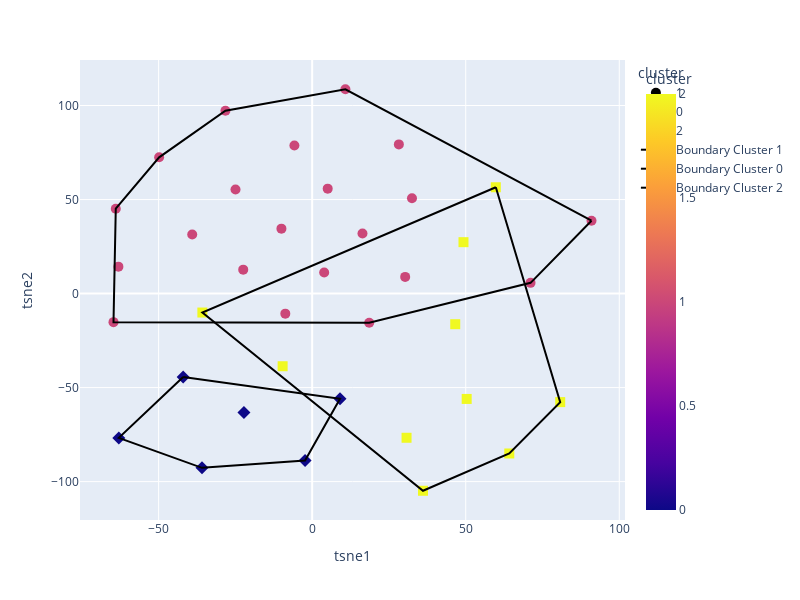

The notebook cell saved with this chart:
### Code cell
twoD_data_creation_with_boundaries(df['Cluster'].values, scaled_data)

### Figure 1 — Plotly figure (JSON) as saved in the notebook; plotly's stock layout.template omitted (floating-point values rounded to 4 significant figures)
{"data": [{"hovertemplate": "cluster=%{marker.color}<br>tsne1=%{x}<br>tsne2=%{y}<extra></extra>", "legendgroup": "1", "marker": {"color": [1, 1, 1, 1, 1, 1, 1, 1, 1, 1, 1, 1, 1, 1, 1, 1, 1, 1, 1, 1, 1], "coloraxis": "coloraxis", "size": 10, "symbol": "circle"}, "mode": "markers", "name": "1", "orientation": "v", "showlegend": true, "type": "scatter", "x": [5.056, 28.23, 10.82, -39.06, 71.11, -5.788, -64.69, 30.28, -24.96, -49.83, -63.09, -10.01, 90.95, -28.24, 16.38, -22.45, -63.95, 32.5, 18.57, 3.914, -8.746], "xaxis": "x", "y": [55.79, 79.31, 108.6, 31.39, 5.703, 78.73, -15.21, 8.865, 55.35, 72.45, 14.32, 34.53, 38.74, 97.2, 31.94, 12.72, 45.12, 50.66, -15.52, 11.18, -10.69], "yaxis": "y"}, {"hovertemplate": "cluster=%{marker.color}<br>tsne1=%{x}<br>tsne2=%{y}<extra></extra>", "legendgroup": "0", "marker": {"color": [0, 0, 0, 0, 0, 0], "coloraxis": "coloraxis", "size": 10, "symbol": "diamond"}, "mode": "markers", "name": "0", "orientation": "v", "showlegend": true, "type": "scatter", "x": [-2.317, -42.01, 9.062, -22.21, -35.86, -62.96], "xaxis": "x", "y": [-88.8, -44.33, -55.95, -63.26, -92.67, -76.75], "yaxis": "y"}, {"hovertemplate": "cluster=%{marker.color}<br>tsne1=%{x}<br>tsne2=%{y}<extra></extra>", "legendgroup": "2", "marker": {"color": [2, 2, 2, 2, 2, 2, 2, 2, 2, 2], "coloraxis": "coloraxis", "size": 10, "symbol": "square"}, "mode": "markers", "name": "2", "orientation": "v", "showlegend": true, "type": "scatter", "x": [-9.618, 59.8, -35.75, 64.18, 36.08, 80.76, 50.31, 49.27, 30.73, 46.59], "xaxis": "x", "y": [-38.65, 56.53, -10.08, -85.04, -104.9, -57.72, -56.03, 27.32, -76.68, -16.3], "yaxis": "y"}, {"line": {"color": "black"}, "mode": "lines", "name": "Boundary Cluster 1", "type": "scatter", "x": [90.95, 10.82, -28.24, -49.83, -63.95, -64.69, 18.57, 71.11, 90.95], "y": [38.74, 108.6, 97.2, 72.45, 45.12, -15.21, -15.52, 5.703, 38.74]}, {"line": {"color": "black"}, "mode": "lines", "name": "Boundary Cluster 0", "type": "scatter", "x": [-42.01, -62.96, -35.86, -2.317, 9.062, -42.01], "y": [-44.33, -76.75, -92.67, -88.8, -55.95, -44.33]}, {"line": {"color": "black"}, "mode": "lines", "name": "Boundary Cluster 2", "type": "scatter", "x": [59.8, -35.75, 36.08, 64.18, 80.76, 59.8], "y": [56.53, -10.08, -104.9, -85.04, -57.72, 56.53]}], "layout": {"coloraxis": {"colorbar": {"title": {"text": "cluster"}}, "colorscale": [[0, "#0d0887"], [0.1111, "#46039f"], [0.2222, "#7201a8"], [0.3333, "#9c179e"], [0.4444, "#bd3786"], [0.5556, "#d8576b"], [0.6667, "#ed7953"], [0.7778, "#fb9f3a"], [0.8889, "#fdca26"], [1, "#f0f921"]]}, "height": 600, "legend": {"title": {"text": "cluster"}, "tracegroupgap": 0}, "margin": {"t": 60}, "width": 800, "xaxis": {"anchor": "y", "domain": [0, 1], "title": {"text": "tsne1"}}, "yaxis": {"anchor": "x", "domain": [0, 1], "title": {"text": "tsne2"}}}}
